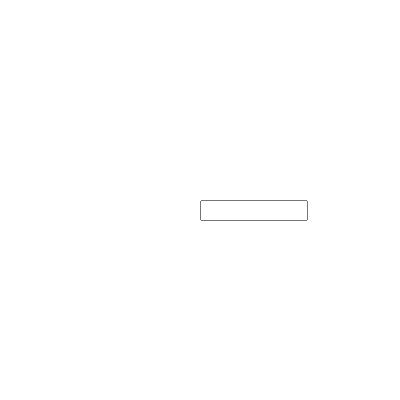
Frame 1 (no input)
Frame 60 (no input): identical to frame 1, image omitted
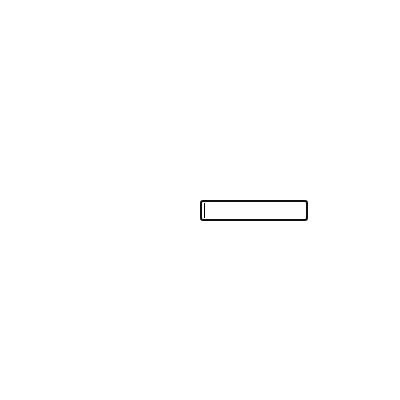
Frame 120 (the mouse pressed at the canvas centre since frame 60)

The p5.js sketch that drew these frames (run headless with seeded random() and noise() and a simulated clock; from frame 60 on, the mouse is pressed at the canvas centre):

// p5.js sketch
// ── sketch.js
let inp;

function setup() {
  createCanvas(400, 400);
  inp = createInput();
}

function draw() {
  inp.position(200, 200);
  inp.size(100);

  if (inp.value() == 12) {
    print(inp.value());
  }
}
